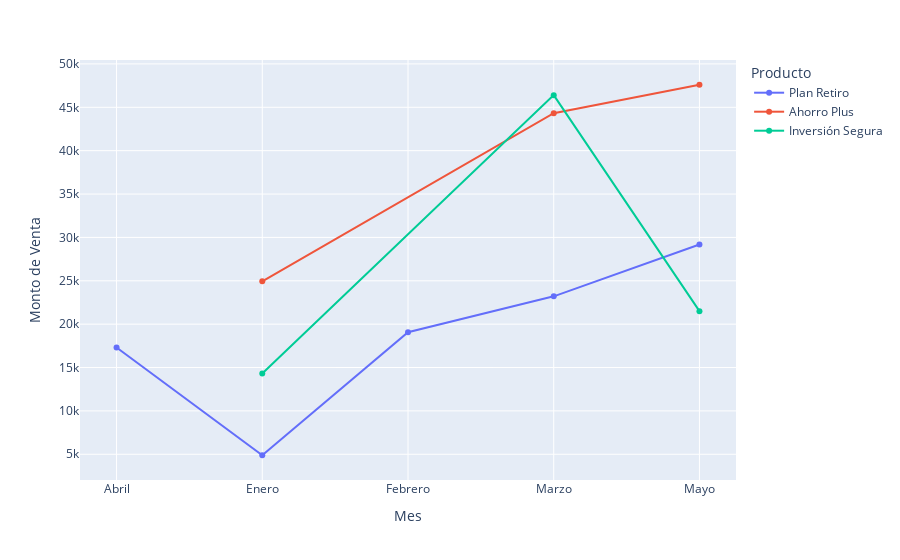

The notebook cell saved with this chart:
### Code cell
zona_sel = "Norte"
canal_sel = "Digital"
mes_a_num = {
    "Enero": 1, 
    "Febrero": 2, 
    "Marzo": 3, 
    "Abril": 4,
    "Mayo": 5
}


df_linea = df[(df["Zona"] == zona_sel) & (df["Canal"] == canal_sel)]
df_linea = df_linea.groupby(["Mes", "Producto"], as_index=False)["Monto de Venta"].sum()
df_linea["Mes"] = pd.Categorical(df_linea['Mes'], categories=mes_a_num.keys(), ordered=True)


fig_linea = px.line(df_linea,
                    x="Mes",
                    y="Monto de Venta",
                    color="Producto",
                    markers=True)
fig_linea.show()

### Figure 1 — Plotly figure (JSON) as saved in the notebook; plotly's stock layout.template omitted (floating-point values rounded to 4 significant figures)
{"data": [{"hovertemplate": "Producto=Plan Retiro<br>Mes=%{x}<br>Monto de Venta=%{y}<extra></extra>", "legendgroup": "Plan Retiro", "line": {"color": "#636efa", "dash": "solid"}, "marker": {"symbol": "circle"}, "mode": "lines+markers", "name": "Plan Retiro", "orientation": "v", "showlegend": true, "type": "scatter", "x": ["Abril", "Enero", "Febrero", "Marzo", "Mayo"], "xaxis": "x", "y": [17300.0, 4888.0, 19070.0, 23210.0, 29180.0], "yaxis": "y"}, {"hovertemplate": "Producto=Ahorro Plus<br>Mes=%{x}<br>Monto de Venta=%{y}<extra></extra>", "legendgroup": "Ahorro Plus", "line": {"color": "#EF553B", "dash": "solid"}, "marker": {"symbol": "circle"}, "mode": "lines+markers", "name": "Ahorro Plus", "orientation": "v", "showlegend": true, "type": "scatter", "x": ["Enero", "Marzo", "Mayo"], "xaxis": "x", "y": [24940.0, 44320.0, 47600.0], "yaxis": "y"}, {"hovertemplate": "Producto=Inversión Segura<br>Mes=%{x}<br>Monto de Venta=%{y}<extra></extra>", "legendgroup": "Inversión Segura", "line": {"color": "#00cc96", "dash": "solid"}, "marker": {"symbol": "circle"}, "mode": "lines+markers", "name": "Inversión Segura", "orientation": "v", "showlegend": true, "type": "scatter", "x": ["Enero", "Marzo", "Mayo"], "xaxis": "x", "y": [14320.0, 46400.0, 21500.0], "yaxis": "y"}], "layout": {"legend": {"title": {"text": "Producto"}, "tracegroupgap": 0}, "margin": {"t": 60}, "xaxis": {"anchor": "y", "domain": [0, 1], "title": {"text": "Mes"}}, "yaxis": {"anchor": "x", "domain": [0, 1], "title": {"text": "Monto de Venta"}}}}
